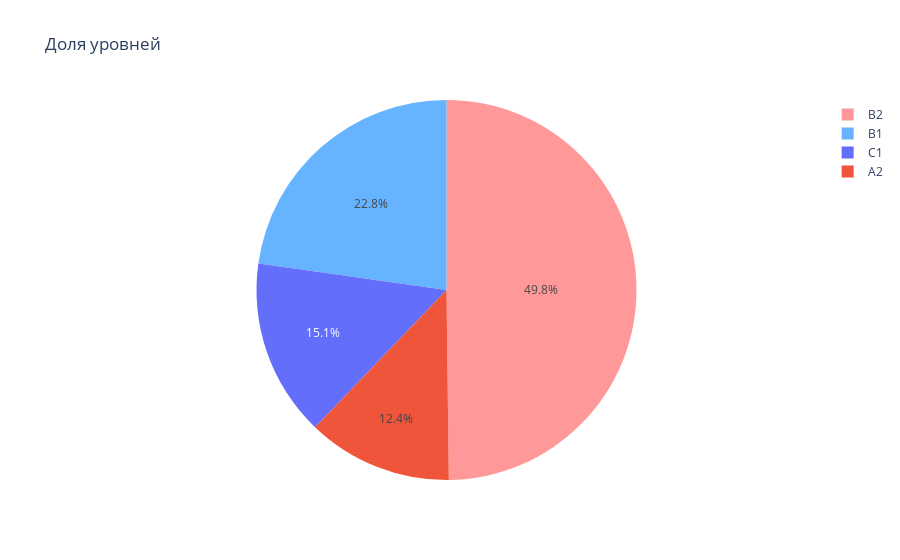

The cell this chart's notebook holds for it:
### Code cell
lvl_counts = df['Level'].value_counts()
labels = lvl_counts.index
values = lvl_counts.values
fig = go.Figure(data=[go.Pie(labels=labels, values=values, textinfo='percent', marker_colors=['#ff9999', '#66b3ff'])])
fig.update_layout(title='Доля уровней')
fig.show()

### Figure 1 — Plotly figure (JSON) as saved in the notebook; plotly's stock layout.template omitted (floating-point values rounded to 4 significant figures)
{"data": [{"labels": ["B2", "B1", "C1", "A2"], "marker": {"colors": ["#ff9999", "#66b3ff"]}, "textinfo": "percent", "type": "pie", "values": [129, 59, 39, 32]}], "layout": {"autosize": true, "title": {"text": "Доля уровней"}}}
